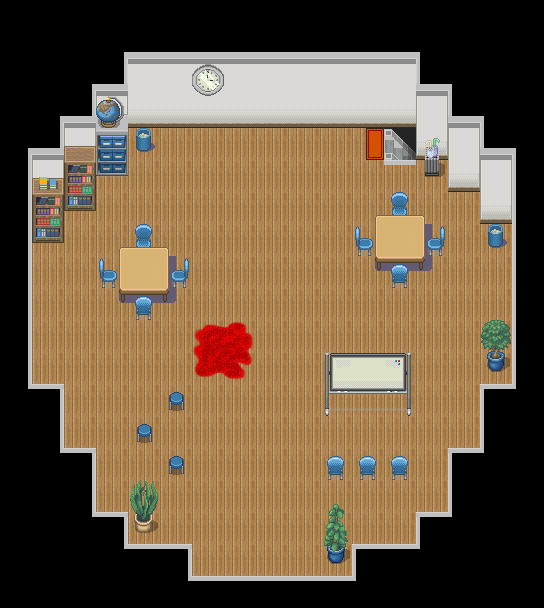

Rendered tile map (Tiled .tmx) drawn with the repository's tilesets; below, a short description and the map source with its tile grids summarised:
An orthogonal 17x19 tile map with 32x32 px tiles, 7 tile layers (Layer 1, Layer 2, Layer 3, Layer 4, ...), 2 hidden layers not drawn, 2 tilesets and 4 objects (2x Exit, 2x Entry).

<map version="1.0" orientation="orthogonal" renderorder="left-down" width="17" height="19" tilewidth="32" tileheight="32" nextobjectid="5">
 <properties>
  <property name="hasSecretDoor" type="bool" value="true" />
  <property name="id" type="int" value="4" />
  <property name="name" value="Island of Interaction" />
 </properties>
 <tileset firstgid="1" name="tileset2" tilewidth="32" tileheight="32" tilecount="459" columns="17">
  <image source="tileset2.png" width="544" height="864" />
 </tileset>
 <tileset firstgid="460" name="meta" tilewidth="32" tileheight="32" spacing="1" tilecount="3" columns="3">
  <image source="metaTile.png" width="98" height="32" />
  <tile id="0">
   <properties>
    <property name="collidable" type="bool" value="true" />
   </properties>
  </tile>
  <tile id="1">
   <properties>
    <property name="hideSpot" type="bool" value="true" />
   </properties>
  </tile>
 </tileset>
 <layer name="Layer 1" width="17" height="19">
  <data>[323 cells, 234 non-empty, 6 distinct tile ids]</data>
 </layer>
 <layer name="Layer 2" width="17" height="19">
  <data>[323 cells, 78 non-empty, 22 distinct tile ids]</data>
 </layer>
 <layer name="Layer 3" width="17" height="19">
  <data>[323 cells, 25 non-empty, 14 distinct tile ids]</data>
 </layer>
 <layer name="Layer 4" width="17" height="19">
  <data>[323 cells, 6 non-empty, 2 distinct tile ids]</data>
 </layer>
 <layer name="Doors" width="17" height="19">
  <data>[323 cells, 3 non-empty, 3 distinct tile ids]</data>
 </layer>
 <layer name="Blood" width="17" height="19">
  <data>[323 cells, 4 non-empty, 4 distinct tile ids]</data>
 </layer>
 <layer name="Over Player" width="17" height="19">
  <data>[323 cells, 7 non-empty, 7 distinct tile ids]</data>
 </layer>
 <layer name="Collision" width="17" height="19" visible="0">
  <data>[323 cells, 178 non-empty, 1 distinct tile ids]</data>
 </layer>
 <layer name="HidingSpot" width="17" height="19" visible="0">
  <data>[323 cells, 3 non-empty, 1 distinct tile ids]</data>
 </layer>
 <objectgroup name="SecretDoor">
  <object id="3" name="toSecretRoom" type="Exit" x="32" y="192" width="32" height="32">
   <properties>
    <property name="connectedRoomId" type="int" value="10" />
    <property name="direction" value="NORTH" />
   </properties>
  </object>
  <object id="4" name="fromSecretRoom" type="Entry" x="32" y="224" width="32" height="32">
   <properties>
    <property name="connectedRoomId" type="int" value="10" />
    <property name="direction" value="SOUTH" />
   </properties>
  </object>
 </objectgroup>
 <objectgroup name="Transition">
  <object id="1" name="toMainFoyer" type="Exit" x="384" y="128" width="32" height="32">
   <properties>
    <property name="connectedRoomId" type="int" value="0" />
    <property name="direction" value="EAST" />
   </properties>
  </object>
  <object id="2" name="fromMainFoyer" type="Entry" x="352" y="128" width="32" height="32">
   <properties>
    <property name="connectedRoomId" type="int" value="0" />
    <property name="direction" value="WEST" />
   </properties>
  </object>
 </objectgroup>
</map>
